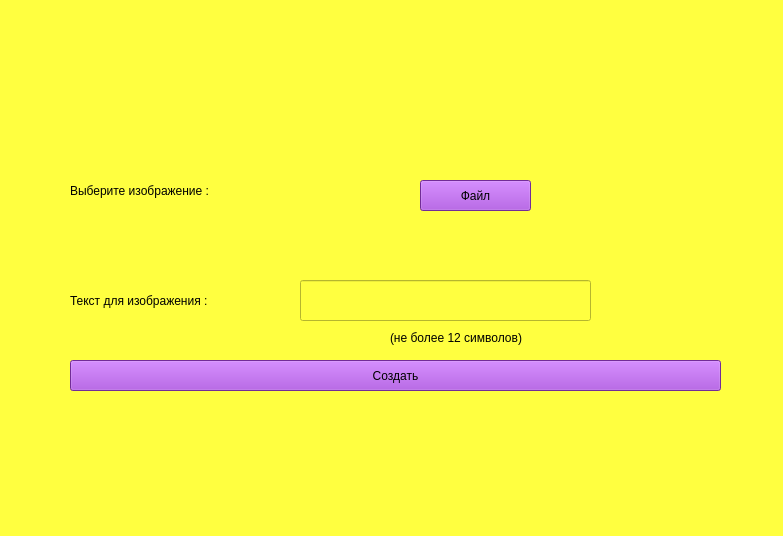
<?xml version="1.0" encoding="UTF-8"?>
<ui version="4.0">
 <class>Create</class>
 <widget class="QMainWindow" name="Create">
  <property name="geometry">
   <rect>
    <x>0</x>
    <y>0</y>
    <width>783</width>
    <height>536</height>
   </rect>
  </property>
  <property name="windowTitle">
   <string>MainWindow</string>
  </property>
  <property name="styleSheet">
   <string notr="true">background-color: rgb(255, 255, 64);</string>
  </property>
  <widget class="QWidget" name="centralwidget">
   <widget class="QLineEdit" name="text_meme">
    <property name="geometry">
     <rect>
      <x>300</x>
      <y>280</y>
      <width>291</width>
      <height>41</height>
     </rect>
    </property>
    <property name="styleSheet">
     <string notr="true">font: 25 14pt &quot;Bahnschrift Light&quot;;</string>
    </property>
    <property name="text">
     <string/>
    </property>
   </widget>
   <widget class="QLabel" name="label">
    <property name="geometry">
     <rect>
      <x>70</x>
      <y>150</y>
      <width>361</width>
      <height>81</height>
     </rect>
    </property>
    <property name="styleSheet">
     <string notr="true">font: 25 22pt &quot;Bahnschrift Light&quot;;</string>
    </property>
    <property name="text">
     <string>Выберите изображение :</string>
    </property>
   </widget>
   <widget class="QPushButton" name="img_open">
    <property name="geometry">
     <rect>
      <x>420</x>
      <y>180</y>
      <width>111</width>
      <height>31</height>
     </rect>
    </property>
    <property name="styleSheet">
     <string notr="true">background-color: rgb(159, 62, 213);
font: 25 10pt &quot;Bahnschrift Light&quot;;</string>
    </property>
    <property name="text">
     <string>Файл</string>
    </property>
   </widget>
   <widget class="QLabel" name="label_3">
    <property name="geometry">
     <rect>
      <x>390</x>
      <y>330</y>
      <width>171</width>
      <height>16</height>
     </rect>
    </property>
    <property name="text">
     <string>(не более 12 символов)</string>
    </property>
   </widget>
   <widget class="QLabel" name="label_2">
    <property name="geometry">
     <rect>
      <x>70</x>
      <y>290</y>
      <width>221</width>
      <height>21</height>
     </rect>
    </property>
    <property name="styleSheet">
     <string notr="true">font: 25 14pt &quot;Bahnschrift Light&quot;;</string>
    </property>
    <property name="text">
     <string>Текст для изображения :</string>
    </property>
   </widget>
   <widget class="QPushButton" name="full_create_btn">
    <property name="geometry">
     <rect>
      <x>70</x>
      <y>360</y>
      <width>651</width>
      <height>31</height>
     </rect>
    </property>
    <property name="styleSheet">
     <string notr="true">background-color: rgb(159, 62, 213);
font: 25 10pt &quot;Bahnschrift Light&quot;;</string>
    </property>
    <property name="text">
     <string>Создать</string>
    </property>
   </widget>
  </widget>
  <widget class="QStatusBar" name="statusbar"/>
 </widget>
 <resources/>
 <connections/>
</ui>
